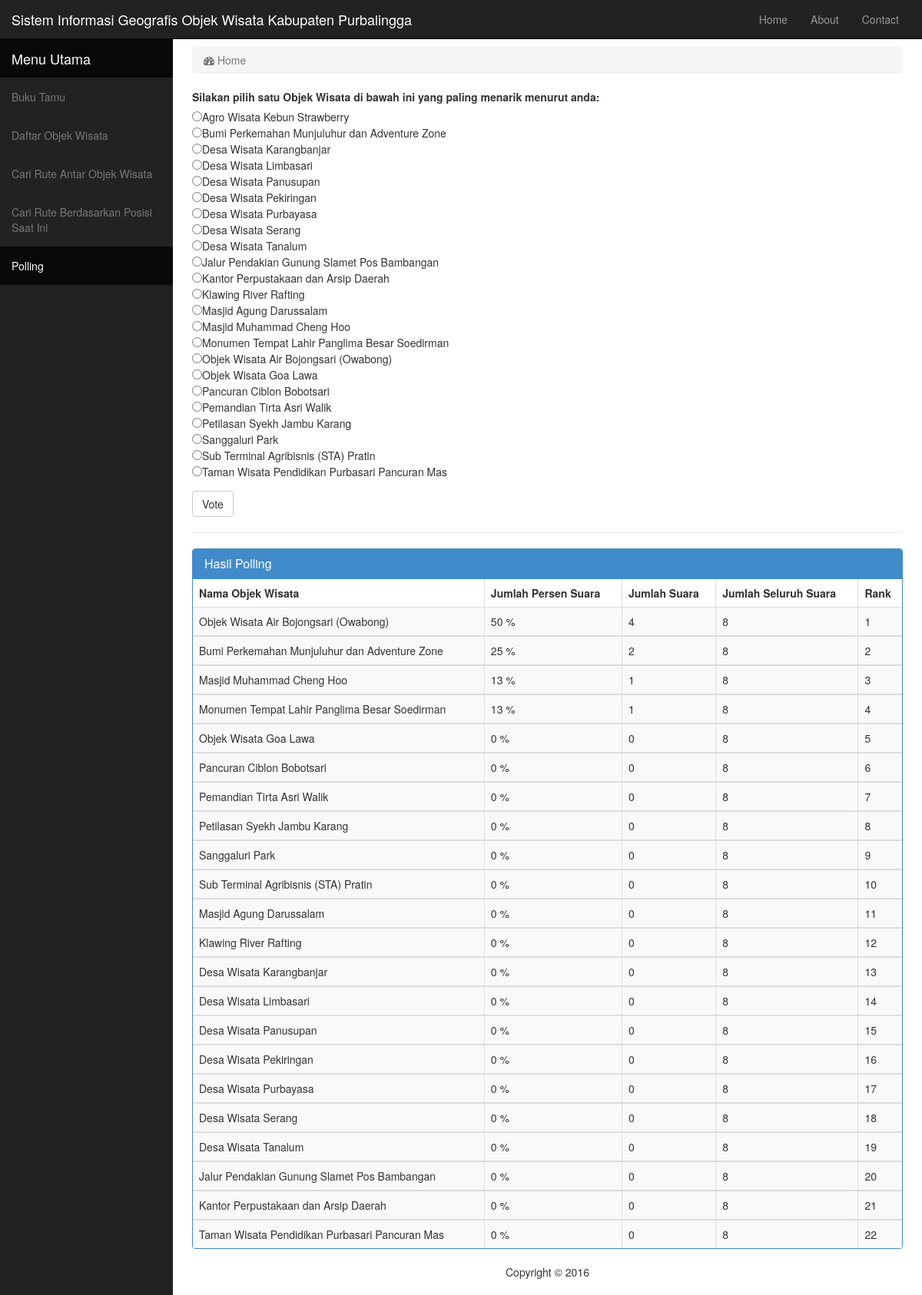
Page /polling.php on the committed database.
### tables this page shows
CREATE TABLE IF NOT EXISTS `sig_data_place` (
  `id_place` int(10) NOT NULL AUTO_INCREMENT,
  `id_album` int(7) NOT NULL,
  `name` varchar(150) NOT NULL,
  `address` varchar(255) NOT NULL,
  `sub_district` varchar(255) NOT NULL,
  `lat` float(10,6) NOT NULL,
  `lon` float(10,6) NOT NULL,
  `description` text NOT NULL,
  `facility` text NOT NULL,
  `pengelola` varchar(255) NOT NULL,
  `kategori` varchar(150) NOT NULL,
  PRIMARY KEY (`id_place`)
);

CREATE TABLE IF NOT EXISTS `sig_polling` (
  `id_polling` int(11) NOT NULL AUTO_INCREMENT,
  `name` varchar(255) NOT NULL,
  `mark` int(11) NOT NULL,
  PRIMARY KEY (`id_polling`)
);

### polling.php (the view, shortened to what this page needs)
<!DOCTYPE html>
<html lang="en">
<head>
    <link href="css/bootstrap.min.css" rel="stylesheet">
    <link href="css/sb-admin.css" rel="stylesheet">
    <link href="font-awesome-4.1.0/css/font-awesome.min.css" rel="stylesheet" type="text/css">
    <link href="css/plugins/morris.css" rel="stylesheet">
</head>
<body>
    <div id="wrapper">
        <nav class="navbar navbar-inverse navbar-fixed-top" role="navigation">
            <div class="navbar-header">
                <a class="navbar-brand">Sistem Informasi Geografis Objek Wisata Kabupaten Purbalingga</a>
            </div>
            <ul class="nav navbar-right top-nav">
                <li>
                    <a href="index.php">Home</a>
                </li>
               <li>
                    <a href="about.php">About</a>
                </li>
                <li>
                    <a href="contact.php">Contact</a>
                </li>
            </ul>
            <div class="collapse navbar-collapse navbar-ex1-collapse">
                <ul class="nav navbar-nav side-nav">
                    <li class="active">
                        <a class="navbar-brand">Menu Utama</a>
                    </li>
                    <li>
                        <a href="buku_tamu.php">Buku Tamu</a>
                    </li>
                    <li>
                        <a href="daftar_objek_wisata.php">Daftar Objek Wisata</a>
                    </li>
                    <li>
                        <a href="cari_rute_antar_objek_wisata.php">Cari Rute Antar Objek Wisata</a>
                    </li>
                    <li>
                        <a href="cari_rute_berdasar_posisi.php">Cari Rute Berdasarkan Posisi Saat Ini</a>
                    </li>
                    <li class="active">
                        <a href="polling.php">Polling</a>
                    </li>
                </ul>
            </div>
        </nav>
        <div id="page-wrapper">
            <div class="container-fluid">
                <div class="row">
                    <div class="col-lg-12">
                        <ol class="breadcrumb">
                            <li class="active">
                                <i class="fa fa-dashboard"></i> Home
                            </li>
                        </ol>
                    </div>
                </div>
			   <form action="process/vote.php" method="post" name="form1" onSubmit="return check()">
               <div class="control-group form-group" >
                   		<label>Silakan pilih satu Objek Wisata di bawah ini yang paling menarik menurut anda:</label>
                        <?php
					      $queri	= mysql_query('select * from sig_data_place order by name');
						  while($row	= mysql_fetch_object($queri))
						  {
						   echo "<br>"."<input type='radio' name='polling' value='$row->name'>".$row->name;
                    	  };?>
                </div>
                <button type="submit" class="btn btn-default">Vote</button>
                </form>
                <hr>
                 <div class="row">
                    <div class="col-lg-12">
                    <div class="panel panel-primary">
                     <div class="panel-heading">
                         <h3 class="panel-title">Hasil Polling</h3>
                     </div>
                        <div class="table-responsive">
                            <table class="table table-bordered table-hover table-striped">
                                <thead>
                                    <tr>
                                      <th>Nama Objek Wisata</th>
                                      <th>Jumlah Persen Suara</th>
                                      <th>Jumlah Suara</th>
                                      <th>Jumlah Seluruh Suara</th>
                                      <th>Rank</th>
                                    </tr>
                                </thead>
                                <?php
								$no = 1;
							    $totaldata	= mysql_fetch_assoc(mysql_query("select SUM(mark) as total from sig_polling"));
								$queri = "SELECT * FROM `sig_polling` order by mark desc";
								$ambil = mysql_query($queri);
								if(mysql_num_rows($ambil) != 0 )
								{
									while($urai = mysql_fetch_assoc($ambil))
									{
								?>
                                <tbody>
                                    <tr>
                                       <td><?php echo $urai['name'];?></td>
                                       <td><?php echo round(($urai['mark']/$totaldata['total'])*100);?> %</td>
                                       <td><?php echo $urai['mark']?></td>
                                       <td><?php echo $totaldata['total']?></td>
                                       <td><?php echo $no++;?></td>
                                     </tr>
                                </tbody>
                                 <?php }
								 }?>
                            </table>
                        </div>
                    </div>
                    </div>
                </div>
                <footer>
                <div class="row">
                    <div class="col-lg-12">
                        <p align="center">Copyright &copy; <?php echo date('Y');?> </p>
                    </div>
                </div>
            </footer>
            </div>
        </div>
	   </div>
</body>
</html>

### css/sb-admin.css (style rules this page uses)
body { margin-top: 100px; background-color: #222; }
@media (min-width:768px) { body { margin-top: 50px; } }
#wrapper { padding-left: 0; }
#page-wrapper { width: 100%; padding: 0; background-color: #fff; }
@media (min-width:768px) { #wrapper { padding-left: 225px; } }
@media (min-width:768px) { #page-wrapper { padding: 10px; } }
.top-nav { padding: 0 15px; }
.top-nav>li { display: inline-block; float: left; }
.top-nav>li>a { padding-top: 15px; padding-bottom: 15px; line-height: 20px; color: #999; }
@media (min-width:768px) { .side-nav { position: fixed; top: 51px; left: 225px; width: 225px; margin-left: -225px; border: none; border-radius: 0; overflow-y: auto; background-color: #222; } }
@media (min-width:768px) { .side-nav>li>a { width: 225px; } }

### rows in the picture
sig_data_place: name "Agro Wisata Kebun Strawberry"
sig_data_place: name "Bumi Perkemahan Munjuluhur dan Adventure Zone"
sig_data_place: name "Desa Wisata Karangbanjar"
sig_data_place: name "Desa Wisata Limbasari"
sig_data_place: name "Desa Wisata Panusupan"
sig_data_place: name "Desa Wisata Pekiringan"
sig_data_place: name "Desa Wisata Purbayasa"
sig_data_place: name "Desa Wisata Serang"
sig_data_place: name "Desa Wisata Tanalum"
sig_data_place: name "Jalur Pendakian Gunung Slamet Pos Bambangan"
sig_data_place: name "Kantor Perpustakaan dan Arsip Daerah"
sig_data_place: name "Klawing River Rafting"
sig_data_place: name "Masjid Agung Darussalam"
sig_data_place: name "Masjid Muhammad Cheng Hoo"
sig_data_place: name "Monumen Tempat Lahir Panglima Besar Soedirman"
sig_data_place: name "Objek Wisata Air Bojongsari (Owabong)"
sig_data_place: name "Objek Wisata Goa Lawa"
sig_data_place: name "Pancuran Ciblon Bobotsari"
sig_data_place: name "Pemandian Tirta Asri Walik"
sig_data_place: name "Petilasan Syekh Jambu Karang"
sig_data_place: name "Sanggaluri Park"
sig_data_place: name "Sub Terminal Agribisnis (STA) Pratin"
sig_data_place: name "Taman Wisata Pendidikan Purbasari Pancuran Mas"
sig_polling: name "Objek Wisata Air Bojongsari (Owabong)", total "50", mark "4", total "8"
sig_polling: name "Bumi Perkemahan Munjuluhur dan Adventure Zone", total "25", mark "2", total "8"
sig_polling: name "Masjid Muhammad Cheng Hoo", total "13", mark "1", total "8"
sig_polling: name "Monumen Tempat Lahir Panglima Besar Soedirman", total "13", mark "1", total "8"
sig_polling: name "Objek Wisata Goa Lawa", ($urai['mark']/$totaldata['total'])*100 "0", mark "0", total "8"
sig_polling: name "Pancuran Ciblon Bobotsari", ($urai['mark']/$totaldata['total'])*100 "0", mark "0", total "8"
sig_polling: name "Pemandian Tirta Asri Walik", ($urai['mark']/$totaldata['total'])*100 "0", mark "0", total "8"
sig_polling: name "Petilasan Syekh Jambu Karang", ($urai['mark']/$totaldata['total'])*100 "0", mark "0", total "8"
sig_polling: name "Sanggaluri Park", ($urai['mark']/$totaldata['total'])*100 "0", mark "0", total "8"
sig_polling: name "Sub Terminal Agribisnis (STA) Pratin", ($urai['mark']/$totaldata['total'])*100 "0", mark "0", total "8"
sig_polling: name "Masjid Agung Darussalam", ($urai['mark']/$totaldata['total'])*100 "0", mark "0", total "8"
sig_polling: name "Klawing River Rafting", ($urai['mark']/$totaldata['total'])*100 "0", mark "0", total "8"
sig_polling: name "Desa Wisata Karangbanjar", ($urai['mark']/$totaldata['total'])*100 "0", mark "0", total "8"
sig_polling: name "Desa Wisata Limbasari", ($urai['mark']/$totaldata['total'])*100 "0", mark "0", total "8"
sig_polling: name "Desa Wisata Panusupan", ($urai['mark']/$totaldata['total'])*100 "0", mark "0", total "8"
sig_polling: name "Desa Wisata Pekiringan", ($urai['mark']/$totaldata['total'])*100 "0", mark "0", total "8"
sig_polling: name "Desa Wisata Purbayasa", ($urai['mark']/$totaldata['total'])*100 "0", mark "0", total "8"
sig_polling: name "Desa Wisata Serang", ($urai['mark']/$totaldata['total'])*100 "0", mark "0", total "8"
sig_polling: name "Desa Wisata Tanalum", ($urai['mark']/$totaldata['total'])*100 "0", mark "0", total "8"
sig_polling: name "Jalur Pendakian Gunung Slamet Pos Bambangan", ($urai['mark']/$totaldata['total'])*100 "0", mark "0", total "8"
sig_polling: name "Kantor Perpustakaan dan Arsip Daerah", ($urai['mark']/$totaldata['total'])*100 "0", mark "0", total "8"
sig_polling: name "Taman Wisata Pendidikan Purbasari Pancuran Mas", ($urai['mark']/$totaldata['total'])*100 "0", mark "0", total "8"
